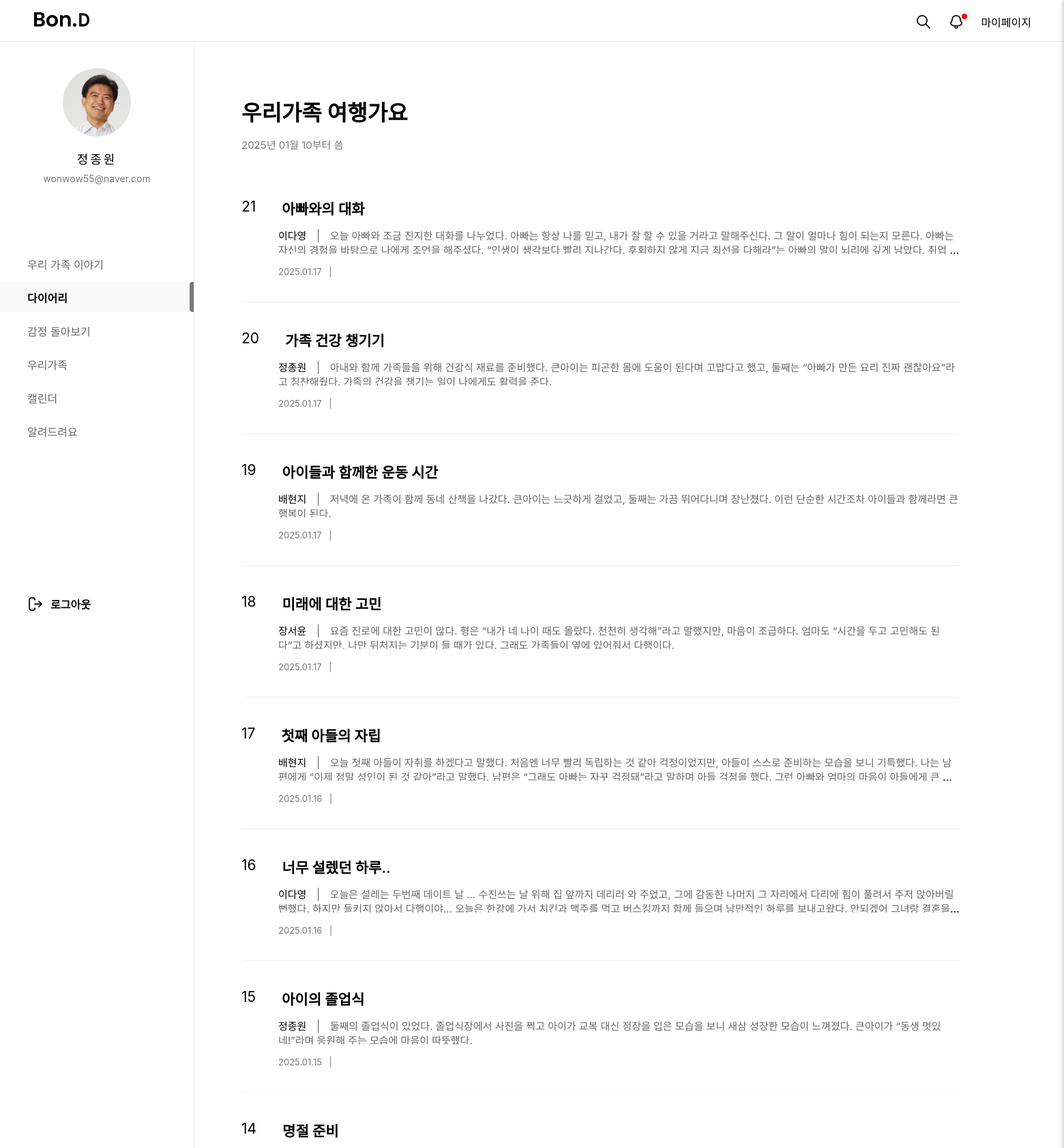
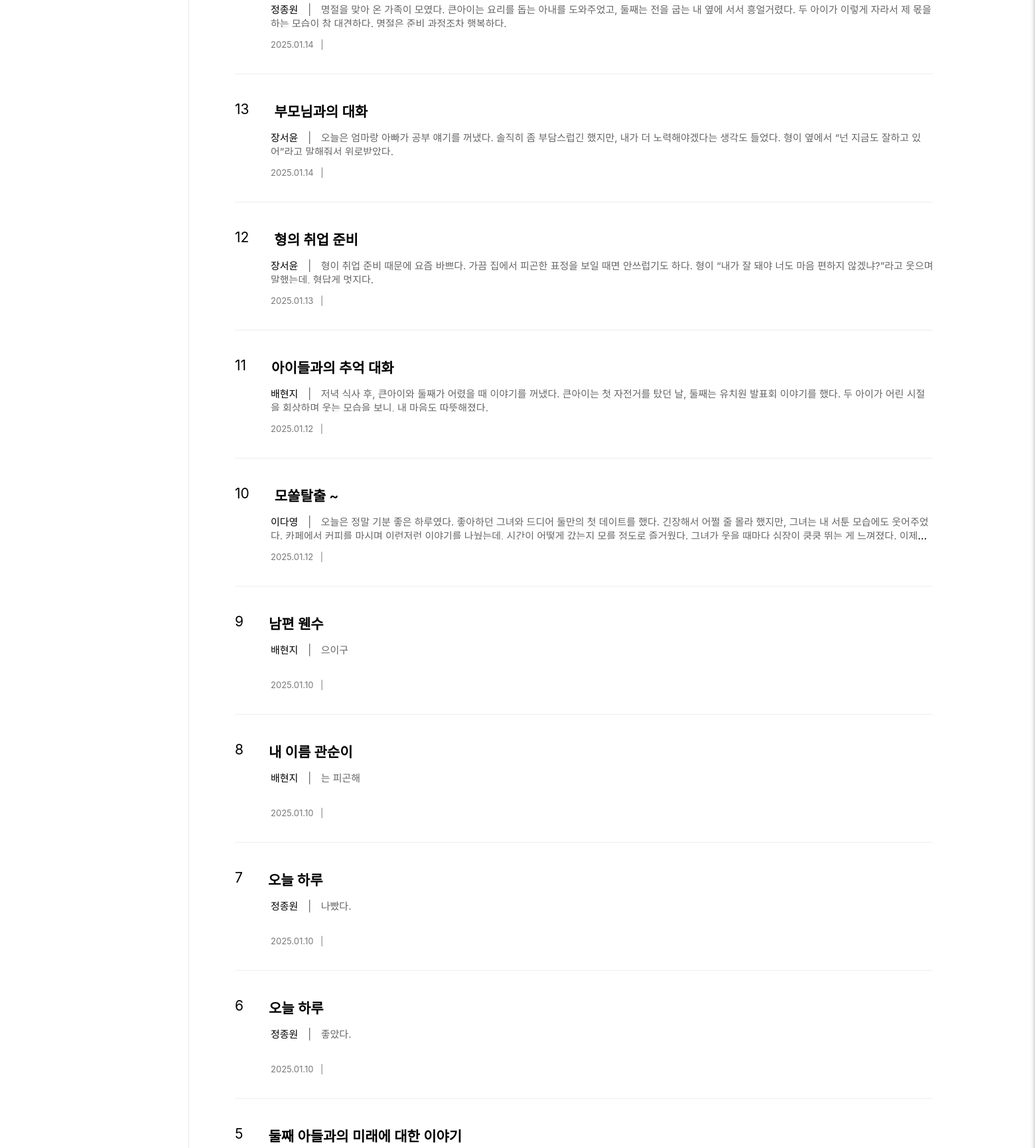
Screenshot of /diary/CdiaryList/ (signed in, upper part) with the database file from the repository (2 pictures, top to bottom).
### mypage/models.py (models this page shows, shortened)
class Img(models.Model):
  id = models.CharField(max_length=50, primary_key=True)  # 고유한 ID
  img = models.ImageField(upload_to='images/', null=True, blank=True, default='../static/images/calendar1/default_profile.png')  # 디폴트 이미지 설정

### loginpage/models.py (models this page shows, shortened)
class Member(models.Model):
  id = models.CharField(max_length=50,primary_key=True)
  pw = models.CharField(max_length=100)
  name = models.CharField(max_length=100)
  nicName = models.CharField(max_length=100,default='123')
  mail = models.EmailField(max_length=100)
  birthday = models.CharField(max_length=50)
  gender = models.CharField(max_length=10,choices=[('남자', '남자'), ('여자', '여자')])
  mdate = models.DateTimeField(auto_now=True)
  created_group = models.OneToOneField(
        'diary.GroupDiary',  # '앱이름.모델이름' 형식
        on_delete=models.SET_NULL,
        null=True,
        blank=True,
        related_name='creator'
    )
  joined_group = models.ForeignKey(
        'diary.GroupDiary',  # '앱이름.모델이름' 형식
        on_delete=models.SET_NULL,
        null=True,
        blank=True,
        related_name='members'
    )

### diary/models.py (models this page shows, shortened)
class GroupDiary(models.Model):
  gno = models.IntegerField(default=0, null=False)
  member = models.ForeignKey(Member,on_delete=models.DO_NOTHING, null=False)
  gtitle = models.CharField(max_length=200)
  gName = models.CharField(max_length=100, null=False, default="우리 가족") # 그룹이름
  created_at = models.DateTimeField(auto_now_add=True)
  role = models.IntegerField(default=1)

class Content(models.Model):
  cno = models.AutoField(primary_key=True)
  member = models.ForeignKey(Member,on_delete=models.DO_NOTHING, null=False) # 유저id & 닉네임 가져옴
  ctitle = models.CharField(max_length=1000)
  ccontent = models.TextField(null=True)
  cdate = models.DateTimeField(default=timezone.now)  # 기본값을 오늘 날짜로 설정
  group_diary  = models.ManyToManyField(GroupDiary, blank=True)
  image = models.ImageField(upload_to='diary_images/', blank=True, null=True)  # 이미지
  mdiary = models.ForeignKey(MdiaryBoard, on_delete=models.CASCADE, null=True, blank=True)

### diary/views.py (the view)
# urls.py: path('CdiaryList/', views.CdiaryList, name="CdiaryList"), # 생성한 다이어리 리스트
def CdiaryList(request):
	if request.method == "GET":
			id = request.session.get('session_id')  # 현재 사용자의 ID 가져오기
			member = Member.objects.filter(id=id).first()
			qb = Img.objects.filter(id=id).first()
			if not member:
					return HttpResponse("사용자 정보가 존재하지 않습니다.", status=400)
			if member.created_group:
				created_group = member.created_group
				joined_group = GroupDiary.objects.filter(gno=created_group.gno)
				diaries = Content.objects.filter(group_diary=created_group,  # 그룹 다이어리 기준으로
						group_diary__isnull=False  # group_diary가 None이 아닌 게시글만
				).order_by('-cdate')  # 최신순 정렬
			else:
					diaries = None  # 그룹에 속하지 않으면 게시글 없음
					created_group = None  # 그룹정보 없음
			return render(request, 'CdiaryList.html', {
					'diaries': diaries,            # 다이어리 리스트
					'created_group': created_group,  # 그룹 정보
					'info': member,                  # 내정보
					'qb':qb,
			})

### diary/templates/CdiaryList.html (shortened to what this page needs)
{% load static %}
<!DOCTYPE html>
<html lang="ko">
<head>
  <link rel="stylesheet" href="{% static '/css/diary/Mdiary_list.css'%}">
  <link rel="stylesheet" href="{% static '/css/home/main.css'%}">
  <link rel="stylesheet" as="style" crossorigin href="https://cdn.jsdelivr.net/gh/orioncactus/pretendard@v1.3.9/dist/web/variable/pretendardvariable.min.css" />
</head>
</head>
<body>
	<div id="top_nav">
		<h1><a href="/main/index/"></a></h1>
		<ul class="top_menu">
			<li><a id="searchBtn"><img src="/static/images/home/search_icon.png" alt=""></a></li>
			<li>
				<a id="notiBtn">
						<img src="/static/images/home/bell_off_icon.png" alt="">
						<span class="notification-dot"></span>
				</a>
		</li>
			<li><a href="/mypage/main/">마이페이지</a></li>
		</ul>
	</div>
<div id="gnb">
  <div id="user_profile">
    <div id="pimg">
      <img src="{{ qb.img.url }}" alt="" />
    </div>
    <p id="uName">{{info.name}}</p>
    <p id="uEmail">{{info.mail}}</p>
  </div>
  <nav id="menu">
    <ul>
      <a href="/main/index/"><li class="menu_item">우리 가족 이야기</li></a>
      <a href="/diary/diaryHome/"><li class="menu_item active">다이어리</li></a>
      <a href="/emotion/main/"><li class="menu_item">감정 돌아보기</li></a>
      <a href="/family1/fam/"><li class="menu_item">우리가족</li></a>
      <a href="/calendar1/cal/"><li class="menu_item">캘린더</li></a>
      <a href="/customer/"><li class="menu_item">알려드려요</li></a>
    </ul>
  </nav>
  <div id="logout">
    <a href="/main/logout/"><span>로그아웃</span></a>
  </div>
</div>
<div id="main_area">
  <div id="title_area">
    <p id="infoTit">
      {% if created_group %}
        <p id="p_ctitle">{{created_group.gtitle}}</p>
      {% else %}
        <p id="p_ctitle">우리 가족 다이어리를 생성해 보세요.</p>
      {% endif %}
      {% if created_group %}
        </div>
      {% endif %}
    <p id="dateTit">{{created_group.created_at|date:"Y년 m월 d부터 씀"}}</p>
  </div>
  <div id="list_area">
    {% if diaries %}
    {% for diary in diaries %}
    <div class="list_group">
      <a href="/diary/Cdiary_view/{{diary.cno}}/?pageNum={{forloop.revcounter}}">
        <div class="wrap_cont">
          <span class="tit_post"><span class="num_txt">{{forloop.revcounter}}</span>{{diary.ctitle}}</span>
          <p class="desc_cont">
            <span class="diaryTit">{{diary.member.name}}</span><span class="space"> | </span>
            <span class="list_txt">{{diary.ccontent}}
            </span>
          </p>
        </div>
        <dl class="list_post_info">
          <dd class="txt_g">
            <span>{{ diary.cdate|date:"Y.m.d" }}</span><span class="space"> | </span>
          </dd>
        </dl>
      </a>
    </div>
    {% endfor %}
    {% else %}
    공유된 일기가 아직 없어요! 내 다이어리에서 일기를 작성해서 공유해봐요! ✏
    {% endif %}
    </div>
  <ul class="page_num">
  </ul>
</body>
</html>

### static/css/diary/Mdiary_list.css (style rules this page uses)
* { margin:0; padding:0; font-family: "Pretendard Variable", Pretendard, -apple-system, BlinkMacSystemFont, system-ui, Roboto, "Helvetica Neue", "Segoe UI", "Apple SD Gothic Neo", "Noto Sans KR", "Malgun Gothic", "Apple Color Emoji", "Segoe UI Emoji", "Segoe UI Symbol", sans-serif; }
a { text-decoration: none; color:inherit }
#main_area { width:1391px; height:2252px; margin-left:284px; padding-top: 110px; padding-left: 70px; }
#title_area { width:1457px; height:140px; }
#infoTit { padding-bottom:20px; padding-top:10px; }
#p_mtitle, #p_ctitle, dateTit { font-size:32px; font-weight:610; }
#dateTit { font-size:15px; color:#797979; margin-bottom:20px; margin-top: 15px; }
#list_area { width:1457px; height:1989px; }
.list_group { width:1052px; height:193px; padding-top:40px; border-bottom:1px solid #EEEEEE; box-sizing:border-box; }
.wrap_cont { width:1000px; height:76px; }
.diaryTit { font-size:15px; font-weight:400; }
.desc_cont { width:1000px; height:38px; overflow: hidden; text-overflow: ellipsis; display: -webkit-box; -webkit-box-orient: vertical; -webkit-line-clamp:2; padding-top:14px; padding-left:54px; }
.tit_post { display:flex; font-size:21px; font-weight:600; }
.num_txt { font-size:21px; font-weight:400; margin-right:20px; padding-right:18px; }
.wrap_cont .space { margin:0 10px; color:#666666; }
.list_txt { font-size:15px; font-weight:400; color:#666666; line-height:21px; }
.txt_g { font-size:13px; font-weight:400; color:#797979; padding-top:24px; padding-left:54px; }
.txt_g .space { margin:0 7px; }
.page_num { width:100%; height:38px; display:flex; justify-content:center; list-style-type:none; padding-bottom:113px; }

### static/css/home/main.css (style rules this page uses)
* { margin: 0; padding: 0; font-family: "Pretendard Variable", Pretendard, -apple-system, BlinkMacSystemFont, system-ui, Roboto, "Helvetica Neue", "Segoe UI", "Apple SD Gothic Neo", "Noto Sans KR", "Malgun Gothic", "Apple Color Emoji", "Segoe UI Emoji", "Segoe UI Symbol", sans-serif; }
a { text-decoration: none; color: inherit; cursor: pointer; }
ol, ul { list-style: none; }
#top_nav { width: 100%; height: 60px; background: #fff; border-bottom: 1px solid #E9E9E9; position: fixed; z-index: 1000; }
#gnb { width: 284px; height: 100%; overflow-y: auto; position: fixed; top : 60px; border-right: 1px solid #E9E9E9; background: #fff; }
#user_profile { width: 284px; height: 264px; text-align: center; }
#uName { font-size: 18px; font-weight: 500; letter-spacing: 3px; line-height: 21px; margin-top:23px }
#uEmail { font-size: 14px; font-weight: 400; line-height: 17px; color: #797979; margin-top:9px }
#pimg { width: 100px; height: 100px; border-radius: 100%; overflow: hidden; margin: 40px auto 0; }
#pimg img { width: 100%; height: 100%; object-fit: cover; }
#menu ul { list-style: none; padding-left: 0; margin-bottom: 220px; }
#menu ul li { height: 44px; padding: 11px 0 11px 40px; margin-bottom: 5px; box-sizing: border-box; transition: background-color 0.3s, color 0.3s; }
.menu_item { font-size: 16px; font-weight: 400; color: #666; }
.menu_item.active { font-size: 16px; font-weight: 600; color: #000; background-color: #FAFAFA; background-image: url(../../images/home/menu_bar.png); background-repeat: no-repeat; background-position: right center; }
#logout { font-size: 16px; font-weight: 600; margin-left: 40px; background-image: url(../../images/home/logout_icon.png); background-repeat: no-repeat; background-position: left center; }
#logout span { margin-left: 34px; }
#top_nav>h1 { width: 81px; height: 24px; background: url('../../images/home/logo_sample.png') no-repeat; position: absolute; left:50px; top:18px; }
.top_menu { display: flex; gap: 24px; justify-content: flex-end; margin-right: 48px; padding-top: 20px; box-sizing: border-box; }
#notiBtn { position: relative; }
.notification-dot { position: absolute; top: -8px; right: -4px; width: 8px; height: 8px; background-color: red; border-radius: 50%; display: none; }

### rows the page displays
Img: img (picture)
Member: name "정종원", mail "wonwow55@naver.com"
GroupDiary: gtitle "우리가족 여행가요", created_at "2025년 01월 10부터 씀"
Content: ctitle "아빠와의 대화", member.name "이다영", ccontent "오늘 아빠와 조금 진지한 대화를 나누었다. 아빠는 항상 나를 믿고, 내가 잘 할 수 있을 거라고 말해주신다. 그 말이 얼마나 힘이 되는지 모른다. 아빠는 자신의 경험을 바탕으로 나에게 조언을 해주셨다. “인생이 생각보다 빨리 지나간다. 후회하지 않게 지금 최선을 다해라”는 아빠의 말이 뇌리에 깊게 남았다.…", cdate "2025.01.17"
Content: ctitle "가족 건강 챙기기", member.name "정종원", ccontent "아내와 함께 가족들을 위해 건강식 재료를 준비했다. 큰아이는 피곤한 몸에 도움이 된다며 고맙다고 했고, 둘째는 “아빠가 만든 요리 진짜 괜찮아요”라고 칭찬해줬다. 가족의 건강을 챙기는 일이 나에게도 활력을 준다.", cdate "2025.01.17"
Content: ctitle "아이들과 함께한 운동 시간", member.name "배현지", ccontent "저녁에 온 가족이 함께 동네 산책을 나갔다. 큰아이는 느긋하게 걸었고, 둘째는 가끔 뛰어다니며 장난쳤다. 이런 단순한 시간조차 아이들과 함께라면 큰 행복이 된다.", cdate "2025.01.17"
Content: ctitle "미래에 대한 고민", member.name "장서윤", ccontent "요즘 진로에 대한 고민이 많다. 형은 “내가 네 나이 때도 몰랐다. 천천히 생각해”라고 말했지만, 마음이 조급하다. 엄마도 “시간을 두고 고민해도 된다”고 하셨지만, 나만 뒤처지는 기분이 들 때가 있다. 그래도 가족들이 옆에 있어줘서 다행이다.", cdate "2025.01.17"
Content: ctitle "첫째 아들의 자립", member.name "배현지", ccontent "오늘 첫째 아들이 자취를 하겠다고 말했다. 처음엔 너무 빨리 독립하는 것 같아 걱정이었지만, 아들이 스스로 준비하는 모습을 보니 기특했다. 나는 남편에게 “이제 정말 성인이 된 것 같아”라고 말했다. 남편은 “그래도 아빠는 자꾸 걱정돼”라고 말하며 아들 걱정을 했다. 그런 아빠와 엄마의 마음이 아들에게…", cdate "2025.01.16"
Content: ctitle "너무 설렜던 하루..", member.name "이다영", ccontent "오늘은 설레는 두번째 데이트 날 ... 수진쓰는 날 위해 집 앞까지 데리러 와 주었고, 그에 감동한 나머지 그 자리에서 다리에 힘이 풀려서 주저 앉아버릴 뻔했다. 하지만 들키지 않아서 다행이야... 오늘은 한강에 가서 치킨과 맥주를 먹고 버스킹까지 함께 들으며 낭만적인 하루를 보내고왔다. 안되겠어 그녀랑…", cdate "2025.01.16"
Content: ctitle "아이의 졸업식", member.name "정종원", ccontent "둘째의 졸업식이 있었다. 졸업식장에서 사진을 찍고 아이가 교복 대신 정장을 입은 모습을 보니 새삼 성장한 모습이 느껴졌다. 큰아이가 “동생 멋있네!”라며 응원해 주는 모습에 마음이 따뜻했다.", cdate "2025.01.15"
Content: ctitle "명절 준비", member.name "정종원", ccontent "명절을 맞아 온 가족이 모였다. 큰아이는 요리를 돕는 아내를 도와주었고, 둘째는 전을 굽는 내 옆에 서서 흥얼거렸다. 두 아이가 이렇게 자라서 제 몫을 하는 모습이 참 대견하다. 명절은 준비 과정조차 행복하다.", cdate "2025.01.14"
Content: ctitle "부모님과의 대화", member.name "장서윤", ccontent "오늘은 엄마랑 아빠가 공부 얘기를 꺼냈다. 솔직히 좀 부담스럽긴 했지만, 내가 더 노력해야겠다는 생각도 들었다. 형이 옆에서 “넌 지금도 잘하고 있어”라고 말해줘서 위로받았다.", cdate "2025.01.14"
Content: ctitle "형의 취업 준비", member.name "장서윤", ccontent "형이 취업 준비 때문에 요즘 바쁘다. 가끔 집에서 피곤한 표정을 보일 때면 안쓰럽기도 하다. 형이 “내가 잘 돼야 너도 마음 편하지 않겠냐?”라고 웃으며 말했는데, 형답게 멋지다.", cdate "2025.01.13"
Content: ctitle "아이들과의 추억 대화", member.name "배현지", ccontent "저녁 식사 후, 큰아이와 둘째가 어렸을 때 이야기를 꺼냈다. 큰아이는 첫 자전거를 탔던 날, 둘째는 유치원 발표회 이야기를 했다. 두 아이가 어린 시절을 회상하며 웃는 모습을 보니, 내 마음도 따뜻해졌다.", cdate "2025.01.12"
Content: ctitle "모쏠탈출 ~", member.name "이다영", ccontent "오늘은 정말 기분 좋은 하루였다. 좋아하던 그녀와 드디어 둘만의 첫 데이트를 했다. 긴장해서 어쩔 줄 몰라 했지만, 그녀는 내 서툰 모습에도 웃어주었다. 카페에서 커피를 마시며 이런저런 이야기를 나눴는데, 시간이 어떻게 갔는지 모를 정도로 즐거웠다. 그녀가 웃을 때마다 심장이 쿵쿵 뛰는 게…", cdate "2025.01.12"
Content: ctitle "남편 웬수", member.name "배현지", ccontent "으이구", cdate "2025.01.10"
Content: ctitle "내 이름 관순이", member.name "배현지", ccontent "는 피곤해", cdate "2025.01.10"
Content: ctitle "오늘 하루", member.name "정종원", ccontent "나빴다.", cdate "2025.01.10"
Content: ctitle "오늘 하루", member.name "정종원", ccontent "좋았다.", cdate "2025.01.10"
Content: ctitle "둘째 아들과의 미래에 대한 이야기"
